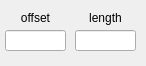
   <widget class="caFrame" name="adcmask">
    <property name="geometry">
     <rect>
      <x>525</x>
      <y>80</y>
      <width>146</width>
      <height>66</height>
     </rect>
    </property>
    <property name="backgroundMode">
     <enum>caFrame::Filled</enum>
    </property>
    <widget class="caTextEntry" name="catextentry_2">
     <property name="geometry">
      <rect>
       <x>5</x>
       <y>30</y>
       <width>61</width>
       <height>21</height>
      </rect>
     </property>
     <property name="alignment">
      <set>Qt::AlignRight|Qt::AlignTrailing|Qt::AlignVCenter</set>
     </property>
     <property name="channel" stdset="0">
      <string notr="true">$(DEVICE):adcmask:offset</string>
     </property>
    </widget>
    <widget class="caTextEntry" name="catextentry_3">
     <property name="geometry">
      <rect>
       <x>75</x>
       <y>30</y>
       <width>61</width>
       <height>21</height>
      </rect>
     </property>
     <property name="alignment">
      <set>Qt::AlignRight|Qt::AlignTrailing|Qt::AlignVCenter</set>
     </property>
     <property name="channel" stdset="0">
      <string notr="true">$(DEVICE):adcmask:window</string>
     </property>
    </widget>
    <widget class="caLabel" name="label_6">
     <property name="geometry">
      <rect>
       <x>5</x>
       <y>-30</y>
       <width>61</width>
       <height>16</height>
      </rect>
     </property>
     <property name="text">
      <string>ADC mask</string>
     </property>
     <property name="alignment">
      <set>Qt::AlignCenter</set>
     </property>
    </widget>
    <widget class="caLabel" name="label_7">
     <property name="geometry">
      <rect>
       <x>5</x>
       <y>10</y>
       <width>61</width>
       <height>16</height>
      </rect>
     </property>
     <property name="text">
      <string>offset</string>
     </property>
     <property name="alignment">
      <set>Qt::AlignCenter</set>
     </property>
    </widget>
    <widget class="caLabel" name="label_8">
     <property name="geometry">
      <rect>
       <x>75</x>
       <y>10</y>
       <width>61</width>
       <height>16</height>
      </rect>
     </property>
     <property name="text">
      <string>length</string>
     </property>
     <property name="alignment">
      <set>Qt::AlignCenter</set>
     </property>
    </widget>
   </widget>
